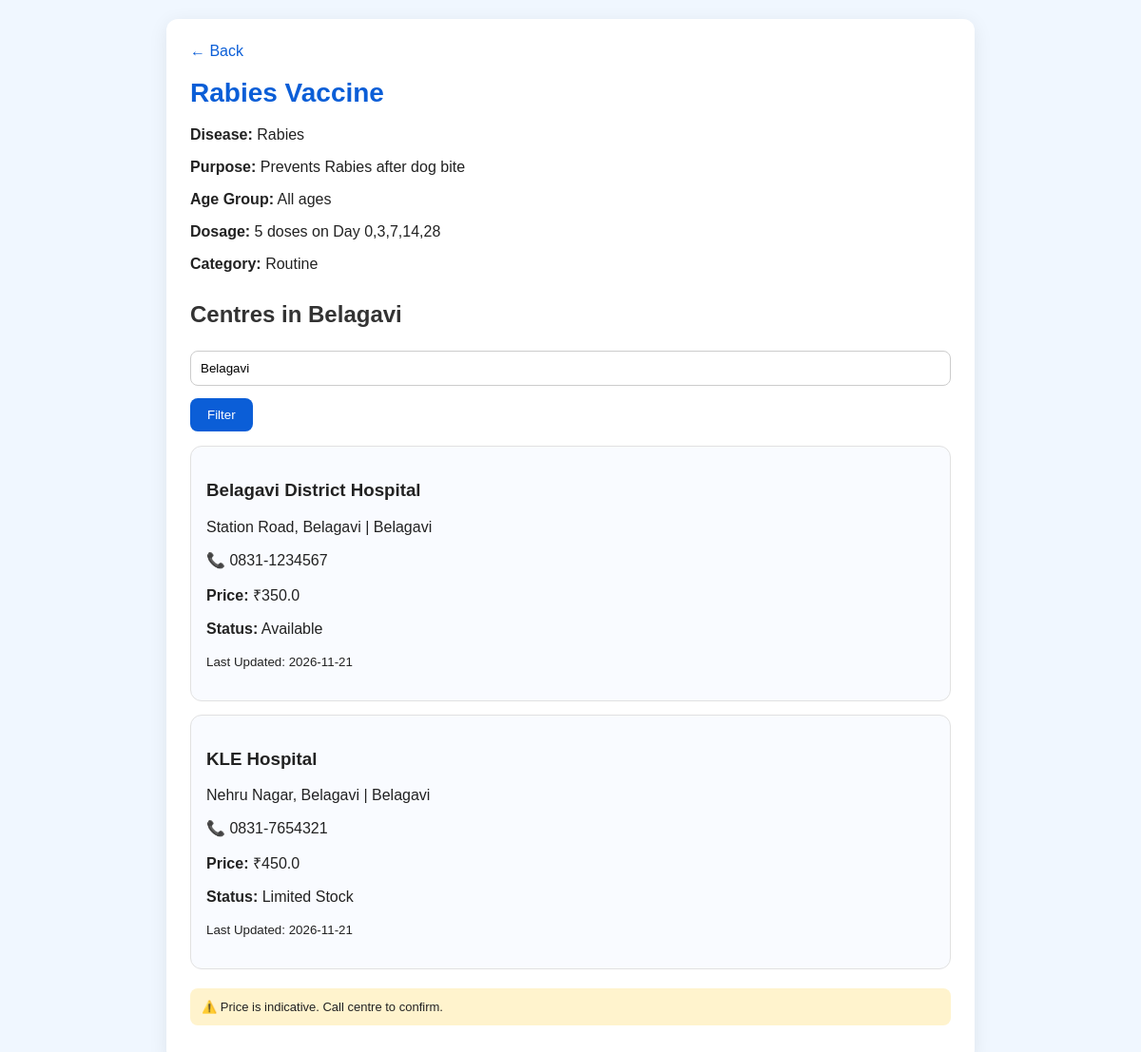
/vaccine/2?city=Belagavi, run on the app's committed database.
### tables this page shows
CREATE TABLE vaccines (
        id INTEGER PRIMARY KEY AUTOINCREMENT,
        name TEXT NOT NULL,
        purpose TEXT,
        disease TEXT,
        age_group TEXT,
        dosage TEXT,
        category TEXT
    );

CREATE TABLE centres (
        id INTEGER PRIMARY KEY AUTOINCREMENT,
        vaccine_id INTEGER,
        centre_name TEXT,
        city TEXT,
        address TEXT,
        phone TEXT,
        price REAL,
        availability TEXT,
        last_updated TEXT,
        FOREIGN KEY (vaccine_id) REFERENCES vaccines (id)
    );

### app.py (the view)
@app.route("/vaccine/<int:vaccine_id>")
def vaccine_detail(vaccine_id):
    city = request.args.get("city", "")
    conn = get_db()
    vaccine = conn.execute("SELECT * FROM vaccines WHERE id=?", (vaccine_id,)).fetchone()
    if city:
        centres = conn.execute("SELECT * FROM centres WHERE vaccine_id=? AND city LIKE ?", (vaccine_id, f"%{city}%")).fetchall()
    else:
        centres = conn.execute("SELECT * FROM centres WHERE vaccine_id=?", (vaccine_id,)).fetchall()
    conn.close()
    return render_template("vaccine.html", vaccine=vaccine, centres=centres, city=city)

### app.py (called while the page is built)
def get_db():
    conn = sqlite3.connect(DB)
    conn.row_factory = sqlite3.Row
    return conn

### templates/vaccine.html
<!DOCTYPE html>
<html>
<head><title>{{ vaccine['name'] }}</title>
<link rel="stylesheet" href="/static/style.css"></head>
<body>
<div class="container">
<a href="/">← Back</a>
<h1>{{ vaccine['name'] }}</h1>
<p><b>Disease:</b> {{ vaccine['disease'] }}</p>
<p><b>Purpose:</b> {{ vaccine['purpose'] }}</p>
<p><b>Age Group:</b> {{ vaccine['age_group'] }}</p>
<p><b>Dosage:</b> {{ vaccine['dosage'] }}</p>
<p><b>Category:</b> {{ vaccine['category'] }}</p>
<h2>Centres in {{ city or 'Belagavi' }}</h2>
<form method="GET"><input type="text" name="city" value="{{ city or 'Belagavi' }}" placeholder="Enter city"><button>Filter</button></form>
{% for c in centres %}
<div class="card">
<h3>{{ c['centre_name'] }}</h3>
<p>{{ c['address'] }} | {{ c['city'] }}</p>
<p>📞 {{ c['phone'] }}</p>
<p><b>Price:</b> ₹{{ c['price'] }}</p>
<p><b>Status:</b> {{ c['availability'] }}</p>
<p><small>Last Updated: {{ c['last_updated'] }}</small></p>
</div>
{% else %}
<p>No centres found in this city.</p>
{% endfor %}
<p class="disclaimer">⚠️ Price is indicative. Call centre to confirm.</p>
</div>
</body>
</html>

### static/style.css (style rules this page uses)
body { font-family: Arial, sans-serif; background: #f0f7ff; margin: 0; padding: 0; color: #222; }
.container { max-width: 800px; margin: 20px auto; background: white; padding: 25px; border-radius: 12px; box-shadow: 0 4px 20px rgba(0,0,0,0.08); }
h1 { color: #0b5ed7; font-size: 28px; }
h2 { margin-top: 30px; color: #333; }
a { color: #0b5ed7; text-decoration: none; }
input, select { padding: 10px; margin: 5px 0; border: 1px solid #ccc; border-radius: 8px; width: 100%; box-sizing: border-box; }
button { background: #0b5ed7; color: white; border: none; padding: 10px 18px; border-radius: 8px; cursor: pointer; margin-top: 8px; }
.card { border: 1px solid #e1e1e1; padding: 16px; border-radius: 12px; margin: 14px 0; background: #f9fbff; }
.disclaimer { background: #fff3cd; padding: 12px; border-radius: 8px; font-size: 13px; margin-top: 20px; }
form { margin: 15px 0; }

### data on the page
vaccines: name "Rabies Vaccine", disease "Rabies", purpose "Prevents Rabies after dog bite", age_group "All ages", dosage "5 doses on Day 0,3,7,14,28", category "Routine"
centres: centre_name "Belagavi District Hospital", address "Station Road, Belagavi", city "Belagavi", phone "0831-1234567", price "350.0", availability "Available", last_updated "2026-11-21"
centres: centre_name "KLE Hospital", address "Nehru Nagar, Belagavi", city "Belagavi", phone "0831-7654321", price "450.0", availability "Limited Stock", last_updated "2026-11-21"

### other printed values
{{ city or 'Belagavi' }} "Belagavi"
